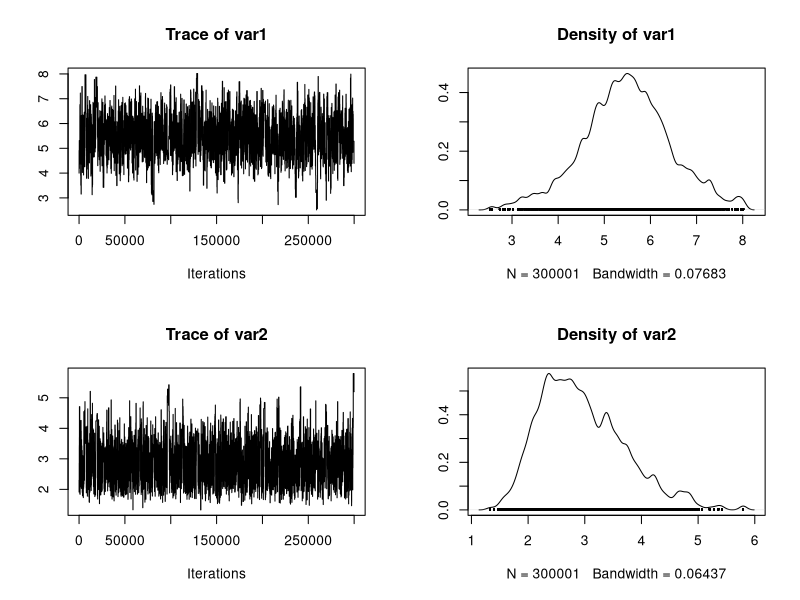

R code for this plot:
## ---- chunk 1
knitr::opts_chunk$set(fig.width=12, fig.height=8)

## ---- chunk 2
set.seed(123)
## ---- chunk 3
library(coda)
 
# assuming the data are 10 samples of a normal distribution
# with mean 5.3 and sd 2.7
data =  rnorm(10, mean =5.3, sd = 2.7)
 
 
# we want to use ABC to infer the parameters that were used. 
# we sample from the same model and use mean and variance
# as summary statstitics. We return true for ABC acceptance when
# the difference to the data is smaller than a certain threshold
 
meandata <- mean(data)
standarddeviationdata <- sd(data)
 
ABC_acceptance <- function(par){
   
  # prior to avoid negative standard deviation
  if (par[2] <= 0) return(F) 
   
  # stochastic model generates a sample for given par
  samples <- rnorm(10, mean =par[1], sd = par[2])
 
  # comparison with the observed summary statistics
  diffmean <- abs(mean(samples) - meandata)
  diffsd <- abs(sd(samples) - standarddeviationdata)
  if((diffmean < 0.2) & (diffsd < 0.3)) return(T) else return(F)
}
 
 
# we plug this in in a standard metropolis hastings MCMC, 
# with the metropolis acceptance exchanged for the ABC acceptance
 
run_MCMC_ABC <- function(startvalue, iterations){
 
    chain = array(dim = c(iterations+1,2))
    chain[1,] = startvalue
 
    for (i in 1:iterations){
         
        # proposalfunction
        proposal = rnorm(2,mean = chain[i,], sd= c(0.7,0.7))
         
        if(ABC_acceptance(proposal)){
            chain[i+1,] = proposal
        }else{
            chain[i+1,] = chain[i,]
        }
    }
    return(mcmc(chain))
}
 
posterior <- run_MCMC_ABC(c(4,2.3),300000)

## ---- chunk 4
plot(posterior)
